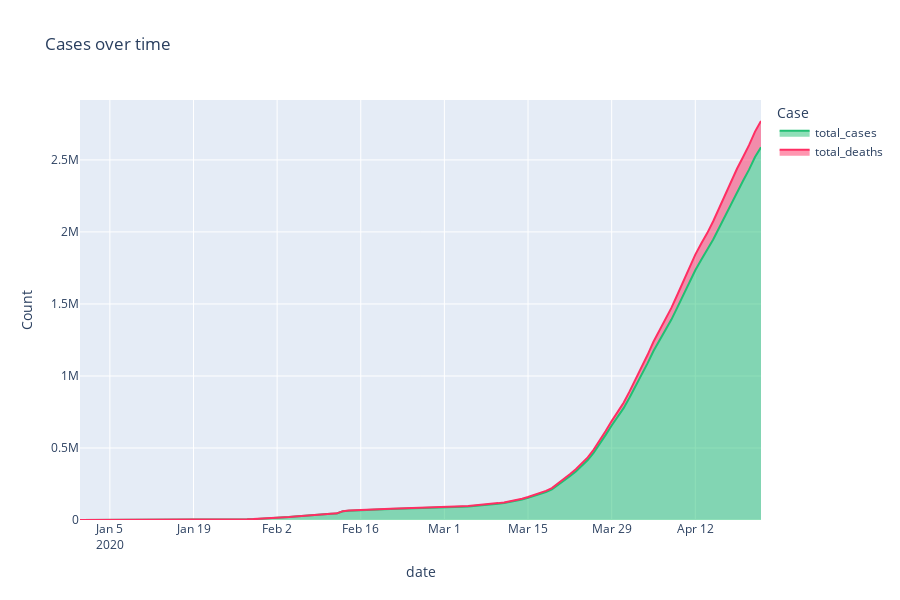

Here is the notebook cell this chart was saved with:
### Code cell
fig = px.area(temp, x="date", y="Count", color='Case', height=600,
             title='Cases over time', color_discrete_sequence = [rec, dth, act])
# fig.update_layout(xaxis_rangeslider_visible=True)
fig.show()
